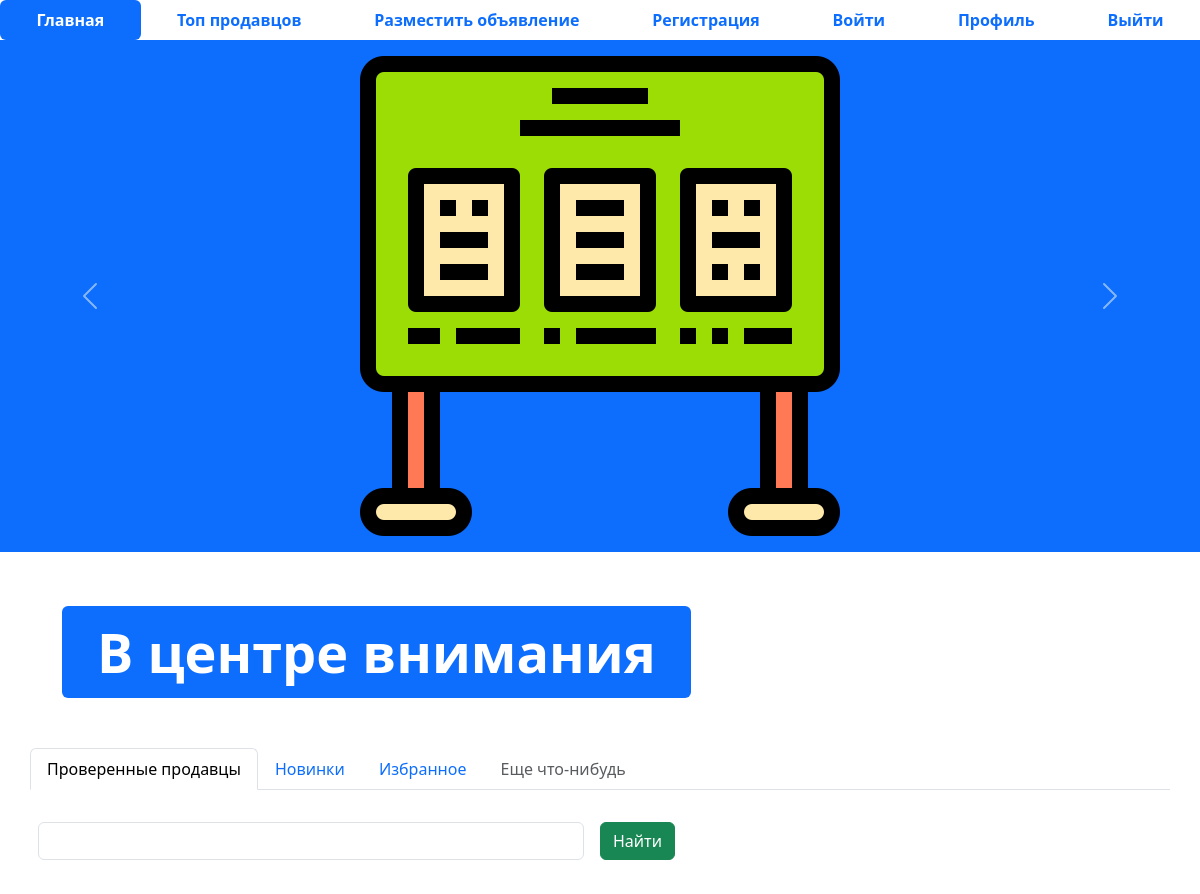
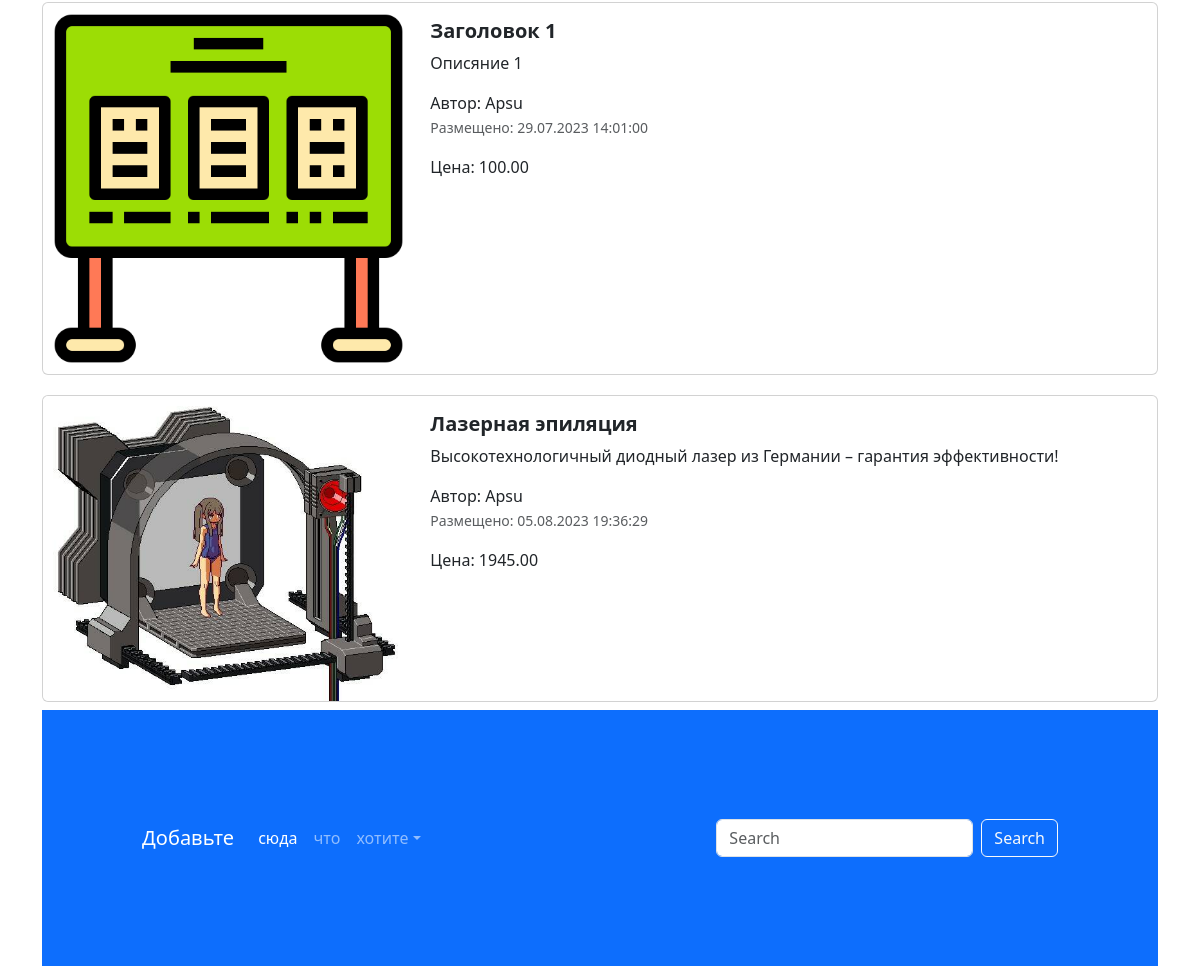
The page / on the database its author committed (2 pictures, top to bottom).
### app_garticbread/models.py (models this page shows, shortened)
class Advertisement(models.Model):
    title = models.CharField("Заголовок",max_length=128)
    description = models.TextField("Описание")
    price = models.DecimalField("Цена", max_digits=20, decimal_places=2)
    auction = models.BooleanField("Торг", default=False,help_text="Отметьте если торг уместен")
    created_at = models.DateTimeField("Дата создания", auto_now_add=True)
    updated_at = models.DateTimeField("Дата обновления", auto_now=True)
    user = models.ForeignKey(User,verbose_name="Автор",default='Apsu', on_delete=models.CASCADE)
    image = models.ImageField("Изображение", upload_to="advertisements/",blank=True)
    @admin.display(description='Дата создания')
    def created_date(self):
        from django.utils import timezone
        if self.created_at.date() == timezone.now().date():
            created_time = self.created_at.time().strftime("%H:%M:%S")
            return format_html('<span style="color:green">Сегодня в {}</span>', created_time)
        return self.created_at.strftime("%d.%m.%Y %H:%M:%S")
    class Meta:
        db_table = 'advertisments'

### app_garticbread/views.py (the view)
# urls.py: path('', index, name='main-page'),
def index(request):
    adv = Advertisement.objects.all()
    context = {
        'advertisements': adv
    }
    return render(request, 'index.html',context)

### templates/index.html (shortened to what this page needs)
{% extends 'base.html' %}
{% load static %}
{% block content %}
<ul class="nav nav-pills sticky-top bg-white nav-fill">
  <li class="nav-item">
    <a class="nav-link active" aria-current="page" href="{% url 'main-page' %}">
      <span style="font-weight: bold;">Главная</span>
    </a>
  </li>
  <li class="nav-item">
    <a class="nav-link" href="{% url 'top-sellers' %}"><span style="font-weight: bold;">Топ продавцов</span>
    </a>
  </li>
  <li class="nav-item">
    <a class="nav-link" href="{% url 'adv-post' %}">
      <span style="font-weight: bold;">Разместить объявление</span>
    </a>
  </li>
  <li class="nav-item">
    <a class="nav-link" href="register.html">
      <span style="font-weight: bold;">Регистрация</span>
    </a>
  </li>
  <li class="nav-item">
    <a class="nav-link" href="login.html">
      <span style="font-weight: bold;">Войти</span>
    </a>
  </li>
  <li class="nav-item">
    <a class="nav-link" href="profile.html">
      <span style="font-weight: bold;">Профиль</span>
    </a>
  </li>
  <li class="nav-item">
    <a class="nav-link" href="#">
      <span style="font-weight: bold;">Выйти</span>
    </a>
  </li>
</ul>
<div id="carouselExampleControls" class="carousel slide bg-primary" data-bs-ride="carousel">
  <div class="carousel-inner">
    <div class="carousel-item active">
      <img src="{% static 'img/adv.png' %}" class="mx-auto d-block w-33" alt="...">
    </div>
  </div>
  <button class="carousel-control-prev" type="button" data-bs-target="#carouselExampleControls" data-bs-slide="prev">
    <span class="carousel-control-prev-icon" aria-hidden="true"></span>
  </button>
  <button class="carousel-control-next" type="button" data-bs-target="#carouselExampleControls" data-bs-slide="next">
    <span class="carousel-control-next-icon" aria-hidden="true"></span>
  </button>
</div>
<div class="container" style="margin: 50px;">
  <div class="display-2">
    <span class="badge bg-primary">В центре внимания</span>
  </div>
</div>
<div class="container">
  <div class="row">
    <ul class="nav nav-tabs bg-white">
      <li class="nav-item">
        <a class="nav-link active" aria-current="page" href="#">Проверенные продавцы</a>
      </li>
      <li class="nav-item">
        <a class="nav-link" href="#">Новинки</a>
      </li>
      <li class="nav-item">
        <a class="nav-link" href="#">Избранное</a>
      </li>
      <li class="nav-item">
        <a class="nav-link disabled" href="#" tabindex="-1" aria-disabled="true">Еще что-нибудь</a>
      </li>
    </ul>
    <form class="row g-3">
      <div class="col-auto w-50">
        <input type="text" class="form-control">
      </div>
      <div class="col-auto">
        <button type="submit" class="btn btn-success mb-3">Найти</button>
      </div>
    </form>
  </div>
  {% for adv in advertisements %}
  <div class="col">
    <div class="card mb-2" style="max-width: 1200px; margin-top: 20px;">
      <div class="row g-0">
        <div class="col-md-4">
          <a href="advertisement.html" class="nav-link">
            <img src="{% if adv.image %} {{ adv.image.url }} {% else %} {% static 'img/adv.png' %} {% endif %}" class="img-fluid rounded-start" alt="Card title">
          </a>
        </div>
        <div class="col-md-8">
          <div class="card-body">
            <h5 class="card-title">
              <a href="advertisement.html" class="nav-link"><strong>{{ adv.title }}</strong></a>
            </h5>
            <a href="advertisement.html" class="nav-link">
              <p class="card-text">
                {{ adv.description }}
              </p>
              <span>Автор: {{ adv.user }}</span>
              <p class="card-text"><small class="text-muted">Размещено: {{ adv.created_date }}</small></p>
              <span>Цена: {{adv.price}}</span>
            </a>
          </div>
        </div>
      </div>
    </div>
    {% endfor %}
<footer style="padding: 100px;" class="bg-primary">
  <nav class="navbar navbar-expand-sm navbar-dark">
    <a class="navbar-brand" href="#">Добавьте</a>
    <div class="collapse navbar-collapse" id="collapsibleNavId">
      <ul class="navbar-nav me-auto mt-2 mt-lg-0">
        <li class="nav-item">
          <a class="nav-link active" href="#" aria-current="page">сюда</a>
        </li>
        <li class="nav-item">
          <a class="nav-link" href="#">что</a>
        </li>
        <li class="nav-item dropdown">
          <a class="nav-link dropdown-toggle" href="#" id="dropdownId" data-bs-toggle="dropdown" aria-haspopup="true"
             aria-expanded="false">хотите</a>
        </li>
      </ul>
      <form class="d-flex my-2 my-lg-0">
        <input class="form-control me-sm-2" type="text" placeholder="Search">
        <button class="btn btn-outline-light my-2 my-sm-0" type="submit">Search</button>
      </form>
    </div>
  </nav>
</footer>
{% endblock %}

### templates/base.html (shortened to what this page needs)
{% load static %}
<!DOCTYPE html>
<html lang="en">
<head>
  <link href="{% static 'css/bootstrap.min.css' %}" rel="stylesheet">
  <link rel="stylesheet" href="{% static 'css/fontello.css' %}">
</head>
<body>
{% block content %}
{% endblock %}
</body>
</html>

### rows shown on the page
Advertisement: title "Заголовок 1", description "Описяние 1", user "Apsu", created_date "29.07.2023 14:01:00", price "100.00"
Advertisement: image (picture), title "Лазерная эпиляция", description "Высокотехнологичный диодный лазер из Германии – гарантия эффективности!", user "Apsu", created_date "05.08.2023 19:36:29", price "1945.00"
